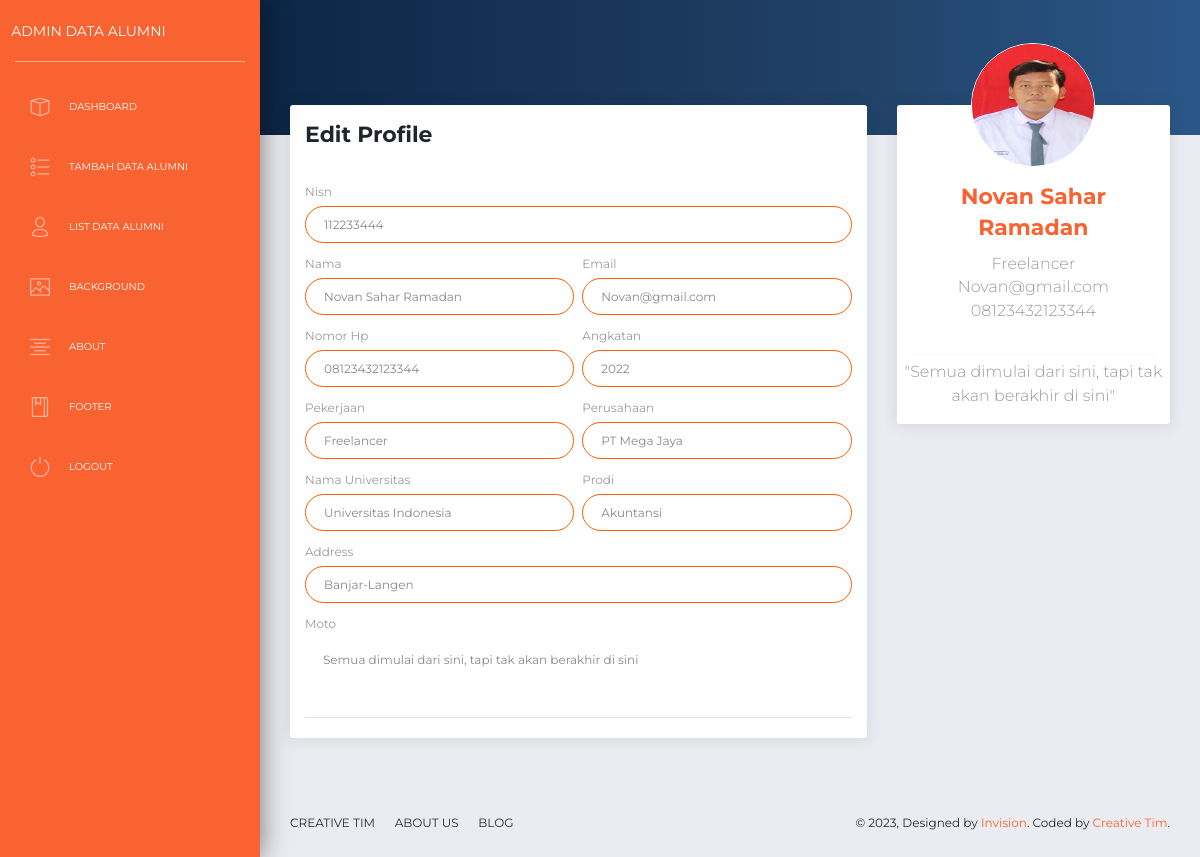
The app's page /backend/pages/user.php?hai=112233444 (signed in) with its own data.
### tables this page shows
CREATE TABLE `alumni` (
  `nisn` varchar(12) NOT NULL,
  `nama_lengkap` varchar(255) NOT NULL,
  `email` varchar(255) NOT NULL,
  `alamat` text NOT NULL,
  `pekerjaan` varchar(255) NOT NULL,
  `nama_perusahaan` varchar(255) NOT NULL,
  `motto` varchar(255) NOT NULL,
  `foto` varchar(255) NOT NULL,
  `password` varchar(255) NOT NULL,
  `angkatan` year(4) NOT NULL,
  `prodi` varchar(255) NOT NULL,
  `nama_universitas` varchar(255) NOT NULL,
  `no_hp` varchar(15) NOT NULL
);

### backend/pages/user.php (the view, shortened to what this page needs)
<?php
    require 'proses/koneksi.php';
    include '../app/header.php';
    include '../app/sidebar.php';
    include '../app/navbar.php';
    $nisn = $_GET['hai'];
    $result = mysqli_query($koneksi, "SELECT * FROM alumni WHERE nisn = '$nisn'");
    $data = mysqli_fetch_assoc($result);
 ?>
<div class="panel-header panel-header-sm">
</div>
<div class="content">
    <div class="row">
        <div class="col-md-8">
            <div class="card">
                <div class="card-header">
                    <h5 class="title">Edit Profile</h5>
                </div>
                <div class="card-body">
                    <form>
                        <div class="row">
                            <div class="col-md-12">
                                <div class="form-group">
                                    <label for="nisn" class="form-label">Nisn</label>
                                    <input name="nisn" value="<?= $data['nisn']; ?>" type="number" class="form-control"
                                        id="nisn" aria-describedby="emailHelp" readonly>
                                </div>
                            </div>
                        </div>
                        <div class="row">
                            <div class="col-md-6 pr-1">
                                <div class="form-group">
                                    <label for="nama" class="form-label">Nama</label>
                                    <input name="nama" value="<?= $data['nama_lengkap']; ?>" type="text"
                                        class="form-control" id="nama" aria-describedby="emailHelp" readonly>
                                </div>
                            </div>
                            <div class="col-md-6 pl-1">
                                <div class="form-group">
                                    <label for="email" class="form-label">Email</label>
                                    <input name="email" value="<?= $data['email']; ?>" type="email" class="form-control"
                                        id="email" aria-describedby="emailHelp" readonly>
                                </div>
                            </div>
                        </div>
                        <div class="row">
                            <div class="col-md-6 pr-1">
                                <div class="form-group">
                                    <label for="nomor_hp" class="form-label">Nomor Hp</label>
                                    <input name="no_hp" value="<?= $data['no_hp']; ?>" type="number"
                                        class="form-control" id="nomor_hp" aria-describedby="emailHelp" readonly>
                                </div>
                            </div>
                            <div class="col-md-6 pl-1">
                                <div class="form-group">
                                    <label for="angkatan" class="form-label">Angkatan</label>
                                    <input name="angkatan" value="<?= $data['angkatan']; ?>" type="number"
                                        class="form-control" id="angkatan" aria-describedby="angkatanHelp" readonly>
                                </div>
                            </div>
                        </div>
                        <div class="row">
                            <div class="col-md-6 pr-1">
                                <div class="form-group">
                                    <label for="pekerjaan" class="form-label">Pekerjaan</label>
                                    <input name="pekerjaan" value="<?= $data['pekerjaan']; ?>" type="text"
                                        class="form-control" id="pekerjaan" aria-describedby="emailHelp" readonly>
                                </div>
                            </div>
                            <div class="col-md-6 pl-1">
                                <div class="form-group">
                                    <label for="perusahaan" class="form-label">Perusahaan</label>
                                    <input name="nama_perusahaan" value="<?= $data['nama_perusahaan']; ?>" type="text"
                                        class="form-control" id="perusahaan" aria-describedby="emailHelp" readonly>
                                </div>
                            </div>
                        </div>
                        <div class="row">
                            <div class="col-md-6 pr-1">
                                <div class="form-group">
                                    <label for="nama_universitas" class="form-label">Nama Universitas</label>
                                    <input name="nama_universitas" value="<?= $data['nama_universitas']; ?>" type="text"
                                        class="form-control" id="nama_universitas" aria-describedby="emailHelp"
                                        readonly>
                                </div>
                            </div>
                            <div class="col-md-6 pl-1">
                                <div class="form-group">
                                    <label for="prodi" class="form-label">Prodi</label>
                                    <input name="prodi" value="<?= $data['prodi']; ?>" type="text" class="form-control"
                                        id="prodi" aria-describedby="emailHelp" readonly>
                                </div>
                            </div>
                        </div>
                        <div class="row">
                            <div class="col-md-12">
                                <div class="form-group">
                                    <label>Address</label>
                                    <input name="alamat" value="<?= $data['alamat']; ?>" type="text"
                                        class="form-control" readonly>
                                </div>
                            </div>
                        </div>
                        <div class="row">
                            <div class="col-md-12">
                                <div class="form-group">
                                    <label for="moto" class="form-label">Moto</label>
                                    <textarea rows="4" cols="80" class="form-control" name="motto" readonly
                                        value="<?= $data['motto']; ?>"><?= $data['motto']; ?></textarea>
                                </div>
                            </div>
                        </div>
                    </form>
                </div>
            </div>
        </div>
        <div class="col-md-4">
            <div class="card card-user">
                <div class="card-body">
                    <div class="author">
                        <a href="#">
                            <img class="avatar border-gray" src="img/<?= $data['foto']; ?>" alt="...">
                            <h5 class="title"><?= $data['nama_lengkap']; ?></h5>
                        </a>
                        <p class="description">
                            <?= $data['pekerjaan'];?><br>
                            <?= $data['email'];?><br>
                            <?= $data['no_hp'];?>
                        </p>
                    </div>
                </div>
                <hr>
                <div class="button-container">
                    <p class="description text-center">
                        "<?= $data['motto'];?>"
                    </p>
                </div>
            </div>
        </div>
    </div>
</div>
<?php include '../app/footer.php'; ?>

### records on screen
alumni: nisn "112233444", nama "Novan Sahar Ramadan", email "Novan@gmail.com", no_hp "08123432123344", angkatan "2022", pekerjaan "Freelancer", nama_perusahaan "PT Mega Jaya", nama_universitas "Universitas Indonesia", prodi "Akuntansi", alamat "Banjar-Langen", motto "Semua dimulai dari sini, tapi tak akan berakhir di sini", foto (picture), nama_lengkap "Novan Sahar Ramadan"
